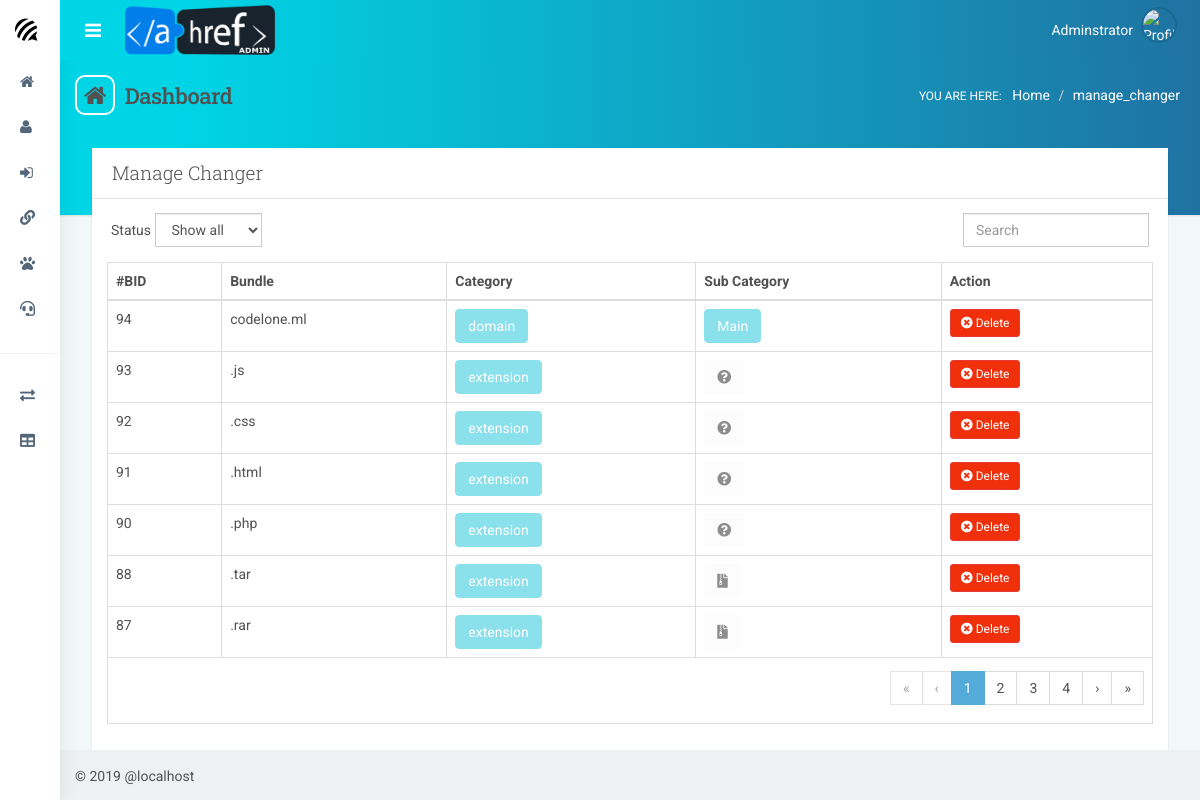
Page /admin/dashboard.php?page=manage_changer on the committed database.
### tables this page shows
CREATE TABLE `bundles` (
  `b_id` int(11) NOT NULL,
  `bundle` varchar(225) NOT NULL,
  `cat` varchar(225) NOT NULL DEFAULT '0',
  `sub` varchar(22) NOT NULL DEFAULT '0'
);

### admin/pages/m_changer.php (the view, shortened to what this page needs)
 <div class="col-sm-12" STYLE="overflow:auto;">
<div class="panel" STYLE="overflow:auto;">
                      <div class="panel-heading">
                          <h3 class="panel-title">Manage Changer</h3>
                      </div>
                      <div class="panel-body">
                              <div class="pad-btm form-inline">
                                  <div class="row">
                                      <div class="col-sm-6 text-xs-center">
                                          <div class="form-group">
                                              <label class="control-label">Status</label>
                                              <select id="demo-foo-filter-status" class="form-control">
                                                  <option value="">Show all</option>
                                              </select>
                                          </div>
                                      </div>
                                      <div class="col-sm-6 text-xs-center text-right">
                                          <div class="form-group">
                                              <input id="demo-foo-search" type="text" placeholder="Search" class="form-control" autocomplete="off">
                                          </div>
                                      </div>
                                  </div>
                              </div>
                          <table id="demo-foo-filtering" class="table table-bordered table-hover toggle-circle" data-page-size="7">
                              <thead>
                                  <tr>
                                      <th data-hide="phone, tablet">#BID</th>
                                      <th data-sort-ignore="true" >Bundle</th>
                                      <th data-sort-ignore="true" >Category</th>
                                      <th data-sort-ignore="true">Sub Category</th>
                                       <th data-sort-ignore="true">Action</th>
                                  </tr>
                              </thead>
                              <tbody>
                                <?php
                                      $sql_prepare = 'SELECT b_id,bundle,cat,sub FROM bundles order by b_id DESC';
                                      $stmt = $con->prepare($sql_prepare);
                                      $stmt->execute();
                                      $stmt->bind_result($b_id,$bundle,$cat,$sub);
                            while($stmt->fetch())
                                  {
                                          $json = array('b_id'=>$b_id,
                                                        'bundle'=>$bundle,
                                                        'cat'=>$cat,
                                                        'sub'=>$sub);
                                  ?>
                                  <tr>
                                      <td><?php echo $json['b_id']; ?></td>
                                      <td>
                                           <?php echo $json['bundle']; ?>
                                      </td>
                                      <td> <?php
                                               if($json['cat']=='domain')
                                               {
                                                   echo '<button disabled   class=" domain btn btn-info">domain</button>';
                                               }
                                               else if($json['cat']=='path')
                                               {
                                                     echo '<button disabled class=" path btn btn-info">path</button>';
                                               }
                                               else if($json['cat']=='extension')
                                               {
                                                   echo '<button disabled class="extension btn btn-info">extension</button>';
                                               }
                                      ?></td>
                                      <td><?php
                                            if($json['cat']=='domain' && $json['sub']=='1')
                                               {
                                                   echo '<button disabled   class=" domain btn btn-info">Main</button>';
                                               }
                                               else if($json['cat']=='domain' && $json['sub']=='2')
                                               {
                                                     echo '<button disabled class=" path btn btn-secondary">Tech</button>';
                                               }
                                               else if($json['cat']=='domain' && $json['sub']=='3')
                                               {
                                                   echo '<button disabled class="extension btn btn-secondary">Social</button>';
                                               }
                                               else if($json['cat']=='extension' && $json['sub']=='1')
                                               {
                                                   echo '<button disabled class="extension btn btn-secondary"><i class="fas fa-image"></i></button>';
                                               }
                                                else if($json['cat']=='extension' && $json['sub']=='2')
                                               {
                                                   echo '<button disabled class="extension btn btn-secondary"><i class="fas fa-music"></i></button>';
                                               }
                                                else if($json['cat']=='extension' && $json['sub']=='3')
                                               {
                                                   echo '<button disabled class="extension btn btn-secondary"><i class="fas fa-video"></i></button>';
                                               }
                                                else if($json['cat']=='extension' && $json['sub']=='4')
                                               {
                                                   echo '<button disabled class="extension btn btn-secondary"><i class="fas fa-file-archive"></i></button>';
                                               }
                                                else if($json['cat']=='extension' && $json['sub']=='5')
                                               {
                                                   echo '<button disabled class="extension btn btn-secondary"><i class="fas fa-question-circle"></i></button>';
                                               }
                                               else
                                               {
                                                    echo '<button disabled class="extension btn btn-secondary"><i class="fas fa-map-signs"></i></button>';
                                               }
                                      ?></td>
                                        <td >
					<form action="pages/action/handler" method="post" >
                                                           <button class="btn btn-danger btn-xs" name="submit_delete_bundle"><i class="fas fa-times-circle"></i> Delete</button>
                                        </form>
                                      </td>
                                  </tr>
                                  <?php
                                     }
                                  ?>
                              </tbody>
                              <tfoot>
                                  <tr>
                                      <td colspan="12">
                                          <div class="text-right">
                                              <ul class="pagination"></ul>
                                          </div>
                                      </td>
                                  </tr>
                              </tfoot>
                          </table>
                      </div>
                  </div>
  </div>

### admin/css/demo/jasmine.css (style rules this page uses)
input { background-image: none!important }

### rows in the picture
bundles: b_id "94", bundle "codelone.ml", cat "domain"
bundles: b_id "93", bundle ".js", cat "extension"
bundles: b_id "92", bundle ".css", cat "extension"
bundles: b_id "91", bundle ".html", cat "extension"
bundles: b_id "90", bundle ".php", cat "extension"
bundles: b_id "88", bundle ".tar", cat "extension"
bundles: b_id "87", bundle ".rar", cat "extension"

### other values in the picture
$_GET['page'] "manage_changer"
$_SERVER['HTTP_HOST'] "localhost"
